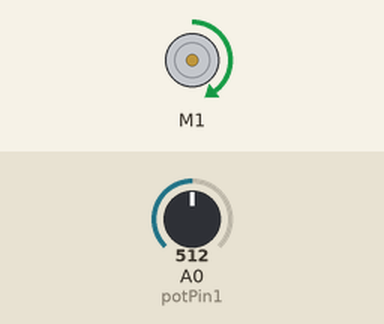
Bench run of a sketch on a simulated Arduino Uno, built with avr-gcc and run on an emulated ATmega328P. On the bench: DC motor (green arrow = forward, orange = backward, longer = faster). The inputs (shaded band) are chosen by the test bench; at power-on: A0 (potPin1) = 512. What the sketch prints to the serial monitor is not drawn.

Above: at 0.2 s.
Timing chart, 0 to 5.8 s (numbered marks = the images above):
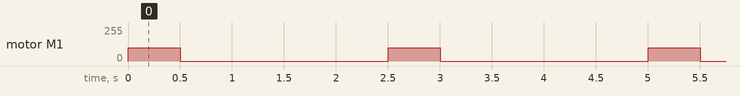

Measured:
- by itself, motor M1: alternates forward 100/255 for 0.50 s and stopped for 2.0 s

The sketch:

claw_motor_runF.ino
```cpp
//this sketch opens and closes claw continuously for testing
//and calibration purposes
#include <AFMotor.h>

AF_DCMotor motor1(1);
int potPin1 = 0;
int val1 = 0;

void setup()
{
  Serial.begin(9600);
  motor1.setSpeed(100);
  motor1.run(RELEASE);
}

void loop()
{
  motor1.run(FORWARD); //close
  delay(500);
  motor1.run(RELEASE);
  delay(2000);
  val1 = analogRead(potPin1);
  Serial.print("pot 1 = ");
  Serial.println(val1);
}
```
